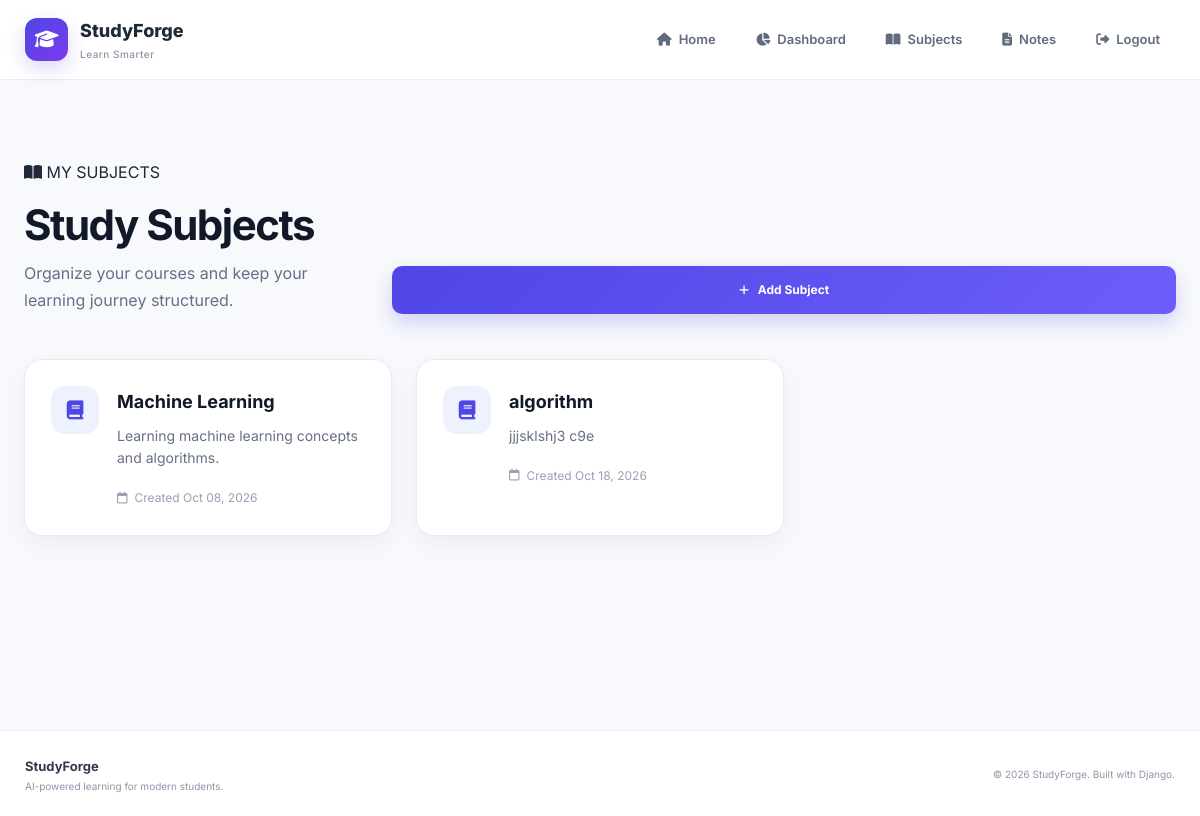
Page /subjects/ (signed in) on the committed database.
### accounts/models.py (models this page shows, shortened)
class Subject(models.Model):
    user = models.ForeignKey(
        User,
        on_delete=models.CASCADE
    )
    name = models.CharField(
        max_length=100
    )
    description = models.TextField(
        blank=True
    )
    created_at = models.DateTimeField(
        auto_now_add=True
    )

### accounts/views.py (the view)
@login_required(login_url='login')
def subjects(request):
    subjects = Subject.objects.filter(user=request.user)
    return render(request, 'subjects.html', {
        'subjects': subjects
    })

### accounts/templates/subjects.html (shortened to what this page needs)
{% extends 'base.html' %}
{% block content %}
<section class="subjects-section">
    <div class="subjects-container">
        <div class="subjects-header">
            <div>
                <span class="dashboard-badge">
                    <i class="fa-solid fa-book-open"></i>
                    MY SUBJECTS
                </span>
                <h1>Study Subjects</h1>
                <p>
                    Organize your courses and keep your learning
                    journey structured.
                </p>
            </div>
            <a href="{% url 'create_subject' %}" class="register-button">
                <i class="fa-solid fa-plus"></i>
                Add Subject
            </a>
        </div>
        {% if subjects %}
            <div class="subjects-grid">
                {% for subject in subjects %}
                    <div class="subject-card">
                        <div class="subject-card-icon">
                            <i class="fa-solid fa-book"></i>
                        </div>
                        <div class="subject-card-content">
                            <h3>
                                {{ subject.name }}
                            </h3>
                            {% if subject.description %}
                                <p>
                                    {{ subject.description }}
                                </p>
                            {% else %}
                                <p>
                                    No description added.
                                </p>
                            {% endif %}
                            <span class="subject-date">
                                <i class="fa-regular fa-calendar"></i>
                                Created {{ subject.created_at|date:"M d, Y" }}
                            </span>
                        </div>
                    </div>
                {% endfor %}
            </div>
        {% endif %}
    </div>
</section>
{% endblock %}

### accounts/static/style.css (style rules this page uses)
* { margin: 0; padding: 0; box-sizing: border-box; }
html { scroll-behavior: smooth; }
body { font-family: 'Inter', sans-serif; background: #f8fafc; color: #202938; line-height: 1.6; }
a { text-decoration: none; color: inherit; }
.register-button { width: 100%; height: 48px; border: none; border-radius: 10px; background: linear-gradient( 135deg, #4f46e5, #6d5dfc ); color: white; font-size: 12px; font-weight: 700; cursor: pointer; display: flex; align-items: center; justify-content: center; gap: 9px; margin-top: 5px; box-shadow: 0 9px 20px rgba(79, 70, 229, 0.22); transition: 0.25s ease; }
.register-button i { font-size: 11px; transition: 0.25s ease; }
.subjects-section, .create-subject-section { padding: 80px 24px; min-height: calc(100vh - 150px); background: #f7f9fc; }
.subjects-container, .create-subject-container { max-width: 1180px; margin: 0 auto; }
.subjects-header { display: flex; justify-content: space-between; align-items: flex-end; gap: 30px; margin-bottom: 45px; }
.subjects-header h1, .create-subject-header h1 { margin: 16px 0 10px; font-size: 42px; line-height: 1.15; color: #111827; letter-spacing: -1.5px; }
.subjects-header p, .create-subject-header p { margin: 0; max-width: 600px; color: #667085; font-size: 16px; line-height: 1.7; }
.subjects-grid { display: grid; grid-template-columns: repeat(3, 1fr); gap: 24px; }
.subject-card { display: flex; gap: 18px; padding: 26px; background: #ffffff; border: 1px solid #e7ebf2; border-radius: 18px; box-shadow: 0 8px 25px rgba(15, 23, 42, 0.05); transition: 0.25s ease; }
.subject-card-icon { width: 48px; height: 48px; flex-shrink: 0; display: flex; align-items: center; justify-content: center; border-radius: 14px; background: #eef2ff; color: #4f46e5; font-size: 19px; }
.subject-card-content { min-width: 0; }
.subject-card-content h3 { margin: 2px 0 8px; color: #111827; font-size: 18px; font-weight: 700; }
.subject-card-content p { margin: 0 0 14px; color: #667085; font-size: 14px; line-height: 1.6; }
.subject-date { display: inline-flex; align-items: center; gap: 7px; color: #98a2b3; font-size: 12px; }

### rows in the picture
Subject: name "Machine Learning", description "Learning machine learning concepts and algorithms.", created_at "Oct 08, 2026"
Subject: name "algorithm", description "jjjsklshj3 c9e", created_at "Oct 18, 2026"
